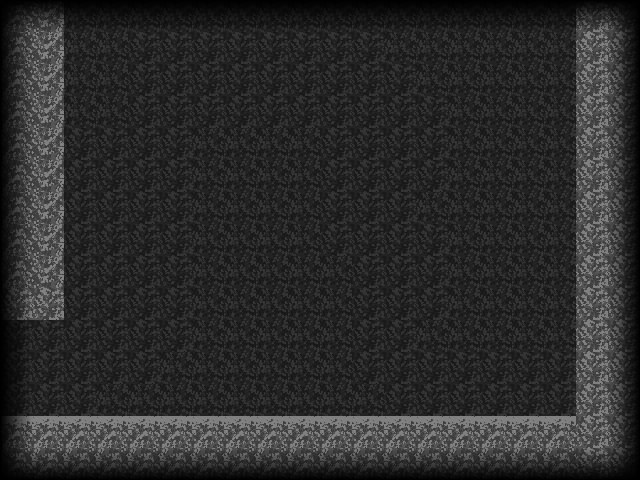

A 2D game scene composited from a Tiled map and its tileset images. What follows is a short description and the map's XML, with each tile layer's data collapsed to a summary:
An orthogonal 20x15 tile map with 32x32 px tiles, 6 tile layers (bg, dark, walls, walltop, ...), 1 hidden layer not drawn, 4 tilesets and 2 objects.

<map version="1.0" orientation="orthogonal" renderorder="right-down" width="20" height="15" tilewidth="32" tileheight="32" nextobjectid="20">
 <tileset firstgid="1" name="triggers" tilewidth="32" tileheight="32" tilecount="3" columns="3">
  <image source="../img/tst/triggers.png" width="96" height="32" />
  <tile id="0">
   <properties>
    <property name="collidable" value="true" />
    <property name="solid" value="true" />
   </properties>
  </tile>
  <tile id="2">
   <properties>
    <property name="collidable" value="true" />
    <property name="ladder" value="true" />
   </properties>
  </tile>
 </tileset>
 <tileset firstgid="4" name="fade" tilewidth="32" tileheight="32" tilecount="4" columns="4">
  <image source="../img/tst/fade.png" width="128" height="32" />
 </tileset>
 <tileset firstgid="8" name="Fullset 01" tilewidth="32" tileheight="32" tilecount="256" columns="16">
  <image source="../img/Fullset 01.png" width="512" height="512" />
 </tileset>
 <tileset firstgid="264" name="wizard" tilewidth="25" tileheight="81" tilecount="1" columns="1">
  <image source="../img/spr/wizard.png" width="25" height="81" />
 </tileset>
 <layer name="bg" width="20" height="15">
  <data>[300 cells, 233 non-empty, 2 distinct tile ids]</data>
 </layer>
 <layer name="dark" width="20" height="15">
  <data>[300 cells, 233 non-empty, 1 distinct tile ids]</data>
 </layer>
 <layer name="walls" width="20" height="15">
  <data>[300 cells, 86 non-empty, 3 distinct tile ids]</data>
 </layer>
 <layer name="walltop" width="20" height="15">
  <data>[300 cells, 18 non-empty, 1 distinct tile ids]</data>
 </layer>
 <objectgroup name="object" visible="0">
  <object id="11" x="0" y="320" width="32" height="96">
   <properties>
    <property name="event" value="" />
    <property name="warp" value="'dungeon1',896,64" />
   </properties>
  </object>
  <object id="17" x="416" y="335" width="32" height="96">
   <properties>
    <property name="entity" value="" />
    <property name="file" value="wizard.lua" />
   </properties>
  </object>
 </objectgroup>
 <layer name="fadelr" width="20" height="15">
  <data>[300 cells, 30 non-empty, 2 distinct tile ids]</data>
 </layer>
 <layer name="fadeud" width="20" height="15">
  <data>[300 cells, 40 non-empty, 2 distinct tile ids]</data>
 </layer>
 <layer name="special" width="20" height="15" visible="0" opacity="0.5">
  <data>[300 cells, 59 non-empty, 1 distinct tile ids]</data>
 </layer>
</map>
